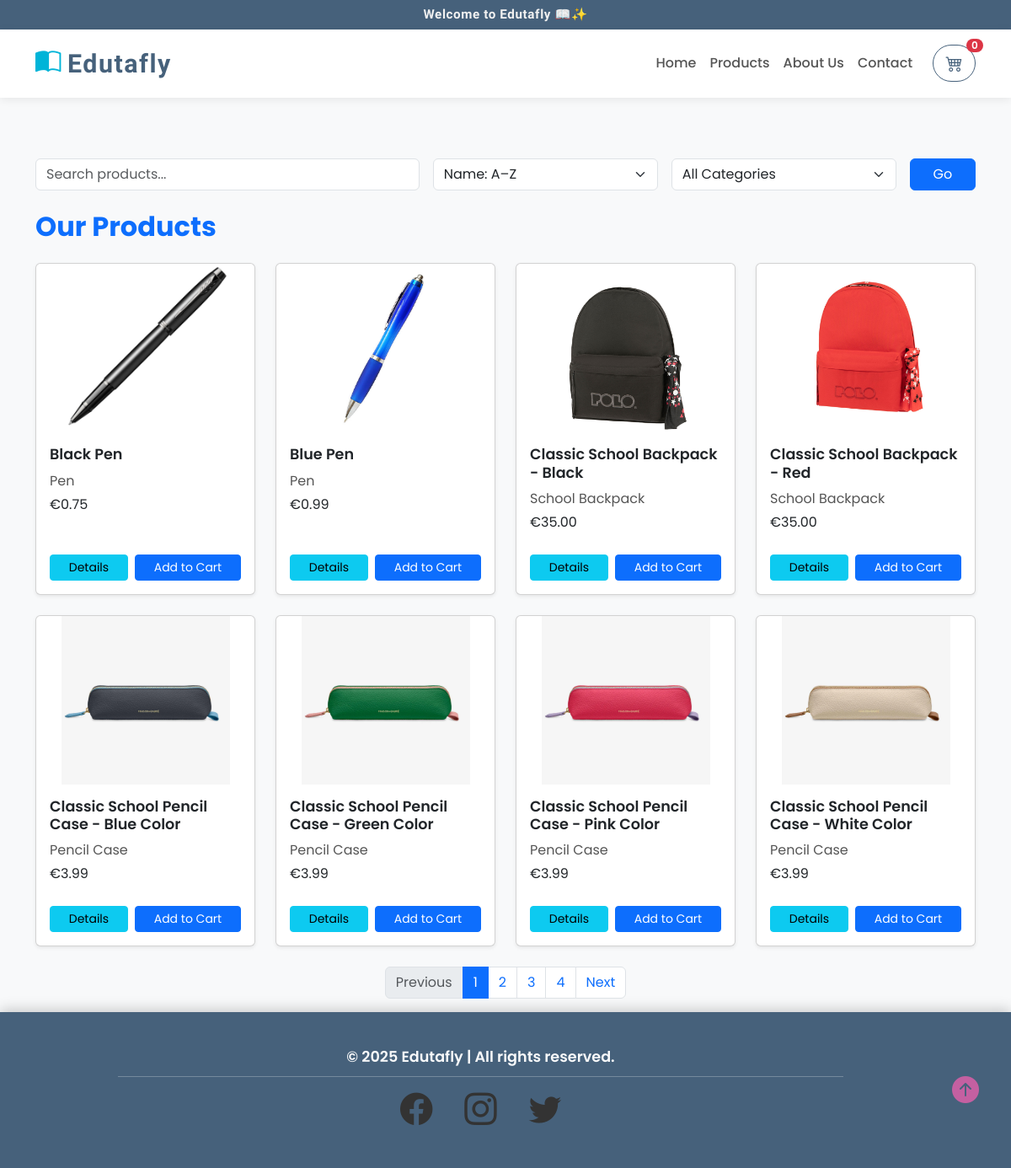
/products.php, run on the app's committed database.
### tables this page shows
CREATE TABLE `products` (
  `id` int(11) NOT NULL,
  `name` varchar(255) NOT NULL,
  `description` text DEFAULT NULL,
  `price` decimal(10,2) NOT NULL,
  `image` varchar(255) DEFAULT NULL,
  `category` varchar(100) DEFAULT NULL
);

### products.php (the view, shortened to what this page needs)
<?php
include 'db.php';
$products_per_page = 8;
$page = isset($_GET['page']) ? (int)$_GET['page'] : 1;
$offset = ($page - 1) * $products_per_page;
$search = isset($_GET['search']) ? $_GET['search'] : '';
$sort = isset($_GET['sort']) ? $_GET['sort'] : 'name_asc';
$category = isset($_GET['category']) ? $_GET['category'] : 'all';
switch ($sort) {
    default:
        $order_by = "ORDER BY name ASC";
        break;
}
$conditions = [];
$params = [];
$types = "";
$where_clause = count($conditions) > 0 ? "WHERE " . implode(" AND ", $conditions) : "";
$sql = "SELECT * FROM products $where_clause $order_by LIMIT ?, ?";
$params[] = $offset;
$params[] = $products_per_page;
$types .= "ii";
$stmt = $conn->prepare($sql);
if (!empty($types)) {
    $stmt->bind_param($types, ...$params);
}
$stmt->execute();
$result = $stmt->get_result();
$sql_total = "SELECT COUNT(*) FROM products $where_clause";
$stmt_total = $conn->prepare($sql_total);
$stmt_total->execute();
$total_result = $stmt_total->get_result();
$total_products = $total_result->fetch_row()[0];
$total_pages = ceil($total_products / $products_per_page);
?>
<!DOCTYPE html>
<html lang="en">
<head>
  <link href="https://cdn.jsdelivr.net/npm/bootstrap@5.3.0/dist/css/bootstrap.min.css" rel="stylesheet" />
  <link rel="stylesheet" href="https://cdn.jsdelivr.net/npm/bootstrap-icons@1.10.5/font/bootstrap-icons.css" />
  <link rel="stylesheet" href="style.css" />
</head>
<body>
<?php include 'header.php'; ?>
<div class="container mt-5 pt-4">
  <form method="get" class="row g-3 align-items-center">
    <div class="col-sm-12 col-md-5">
      <input type="search" name="search" class="form-control" placeholder="Search products..." value="<?php echo htmlspecialchars($search); ?>" />
    </div>
    <div class="col-sm-6 col-md-3">
      <select name="sort" class="form-select">
        <option value="name_asc" <?php if ($sort == 'name_asc') echo 'selected'; ?>>Name: A–Z</option>
      </select>
    </div>
    <div class="col-sm-6 col-md-3">
      <select name="category" class="form-select">
        <option value="all" <?php if ($category == 'all') echo 'selected'; ?>>All Categories</option>
      </select>
    </div>
    <div class="col-sm-12 col-md-1 d-grid">
      <button type="submit" class="btn btn-primary">Go</button>
    </div>
  </form>
  <h2 class="my-4 text-primary fw-bold">Our Products</h2>
  <div class="row products-container">
    <?php while ($row = $result->fetch_assoc()): ?>
      <div class="col-sm-6 col-md-4 col-lg-3 mb-4 product-card">
        <div class="card h-100 shadow-sm">
          <img src="images/<?php echo htmlspecialchars($row['image']); ?>" class="card-img-top" alt="<?php echo htmlspecialchars($row['name']); ?>">
          <div class="card-body d-flex flex-column">
            <h5 class="card-title"><?php echo htmlspecialchars($row['name']); ?></h5>
            <p class="card-text category mb-1"><?php echo htmlspecialchars($row['category']); ?></p>
            <p class="price mb-3">€<?php echo number_format($row['price'], 2); ?></p>
            <div class="mt-auto d-flex gap-2">
              <a href="infoproduct.php?id=<?php echo $row['id']; ?>" class="btn btn-info flex-fill btn-sm">Details</a>
              <button onclick="addToCart(<?php echo $row['id']; ?>, '<?php echo addslashes($row['name']); ?>', <?php echo $row['price']; ?>)" class="btn btn-primary flex-fill btn-sm">Add to Cart</button>
            </div>
          </div>
        </div>
      </div>
    <?php endwhile; ?>
  </div>
  <nav aria-label="Product pagination">
    <ul class="pagination justify-content-center">
      <li class="page-item <?php echo $page == 1 ? 'disabled' : ''; ?>">
        <a class="page-link" href="?page=<?php echo $page - 1; ?>&search=<?php echo urlencode($search); ?>&sort=<?php echo urlencode($sort); ?>&category=<?php echo urlencode($category); ?>">Previous</a>
      </li>
      <?php for ($i = 1; $i <= $total_pages; $i++): ?>
        <li class="page-item <?php echo $i == $page ? 'active' : ''; ?>">
          <a class="page-link" href="?page=<?php echo $i; ?>&search=<?php echo urlencode($search); ?>&sort=<?php echo urlencode($sort); ?>&category=<?php echo urlencode($category); ?>"><?php echo $i; ?></a>
        </li>
      <?php endfor; ?>
      <li class="page-item <?php echo $page == $total_pages ? 'disabled' : ''; ?>">
        <a class="page-link" href="?page=<?php echo $page + 1; ?>&search=<?php echo urlencode($search); ?>&sort=<?php echo urlencode($sort); ?>&category=<?php echo urlencode($category); ?>">Next</a>
      </li>
    </ul>
  </nav>
</div>
<?php include 'footer.php'; ?>
</body>
</html>

### header.php (shortened to what this page needs)
<!DOCTYPE html>
<html lang="en">
<head>
  <link href="https://cdn.jsdelivr.net/npm/bootstrap@5.3.0/dist/css/bootstrap.min.css" rel="stylesheet" />
  <link href="https://cdn.jsdelivr.net/npm/bootstrap-icons@1.10.5/font/bootstrap-icons.css" rel="stylesheet" />
</head>
<body>
<div class="top-header">
  Welcome to Edutafly 📖✨
</div>
<nav class="navbar navbar-expand-lg sticky-top">
  <div class="container">
    <a class="navbar-brand" href="index.php">
      <i class="bi bi-book-half"></i> Edutafly
    </a>
    <div class="collapse navbar-collapse" id="navbarNav">
      <ul class="navbar-nav ms-auto me-3">
        <li class="nav-item"><a class="nav-link" href="index.php">Home</a></li>
        <li class="nav-item"><a class="nav-link" href="products.php">Products</a></li>
        <li class="nav-item"><a class="nav-link" href="about.php">About Us</a></li>
        <li class="nav-item"><a class="nav-link" href="contact.php">Contact</a></li>
      </ul>
      <a href="cart.php" class="btn btn-outline-primary position-relative">
        <i class="bi bi-cart4 fs-5"></i>
        <span id="cart-count" class="position-absolute top-0 start-100 translate-middle badge rounded-pill bg-danger">0</span>
      </a>
    </div>
  </div>
</nav>
</body>
</html>

### footer.php (shortened to what this page needs)
<footer>
  <div class="footer-container">
    <div class="footer-left">
      <p>&copy; 2025 Edutafly | All rights reserved.</p>
      <div class="footer-line"></div>
      <div class="social-icons">
        <a href="#" aria-label="Facebook"><i class="bi bi-facebook"></i></a>
        <a href="#" aria-label="Instagram"><i class="bi bi-instagram"></i></a>
        <a href="#" aria-label="Twitter"><i class="bi bi-twitter"></i></a>
      </div>
    </div>
    <button id="back-to-top" aria-label="Back to top" title="Back to top">
      <i class="bi bi-arrow-up-circle-fill"></i>
    </button>
  </div>
</footer>

### style.css (style rules this page uses)
html, body { margin: 0; padding: 0; height: 100%; font-family: 'Segoe UI', sans-serif; background-color: #f8f9fa; }
body { display: flex; flex-direction: column; min-height: 100vh; }
.container { margin-top: 0; }
footer { background-color: #f1f1f1; padding: 20px 0; text-align: center; margin-top: auto; width: 100%; }
footer .social-icons i { font-size: 1.5em; margin: 0 10px; color: #333; transition: color 0.3s; }
#cart-count { font-weight: bold; }
.card-img-top { width: 100%; height: 200px; object-fit: contain; }
.card-title { font-size: 1.1rem; font-weight: 600; }
.card-text { color: #555; }
.card .btn { margin-top: 10px; }
.btn-outline-primary { border-width: 2px; font-weight: 500; }

### header.php (style rules this page uses)
body { font-family: 'Poppins', sans-serif; background-color: #f8f9fa; margin: 0; padding: 0; }
.top-header { background-color: rgb(70, 97, 123); color: #f1f1f1; font-family: 'Baloo 2', cursive; font-weight: 600; font-size: 0.95rem; padding: 6px 0; text-align: center; letter-spacing: 0.04em; box-shadow: 0 2px 6px rgba(0,0,0,0.1); }
nav.navbar { background-color: #ffffff; box-shadow: 0 2px 10px rgba(0,0,0,0.08); padding: 0.8rem 1rem; }
.navbar-brand { font-family: 'Baloo 2', cursive; font-size: 1.9rem; font-weight: 700; color: rgb(70, 97, 123) !important; letter-spacing: 0.05em; display: flex; align-items: center; gap: 6px; transition: all 0.3s ease; }
.navbar-brand i { font-size: 1.9rem; color: #00b4d8; transition: color 0.3s ease; }
.navbar-nav .nav-link { font-weight: 500; font-size: 1rem; color: #555 !important; transition: all 0.2s ease; }
.btn-outline-primary { border-radius: 30px; padding: 0.375rem 0.9rem; font-weight: 600; color: rgb(70, 97, 123); border-color: rgb(70, 97, 123); transition: background-color 0.3s ease, color 0.3s ease; position: relative; }
#cart-count { position: absolute; top: -5px; right: -10px; font-size: 0.75rem; font-weight: 600; padding: 2px 6px; background-color: #dc3545; color: white; border-radius: 50%; line-height: 1; min-width: 20px; text-align: center; }

### footer.php (style rules this page uses)
footer { background: rgb(70, 97, 123); color: #f8f9fa; font-family: 'Poppins', sans-serif; padding: 40px 2rem; box-shadow: 0 -3px 15px rgba(0, 0, 0, 0.2); }
.footer-container { max-width: 1200px; margin: 0 auto; display: flex; justify-content: space-between; align-items: center; flex-wrap: wrap; gap: 15px; text-align: center; }
.footer-left { flex: 1 1 auto; }
.footer-left p { margin: 0; font-weight: 600; font-size: 1.1rem; }
.footer-left .footer-line { width: 80%; height: 1px; background-color: rgba(255, 255, 255, 0.25); margin: 10px auto; }
.social-icons { display: flex; gap: 18px; justify-content: center; align-items: center; margin-top: 10px; }
.social-icons a { color: #f1f1f1; font-size: 1.6rem; transition: transform 0.3s ease, color 0.3s ease; }
#back-to-top { background: transparent; border: none; cursor: pointer; transition: transform 0.3s ease; font-size: 2rem; color:rgb(196, 96, 161); }

### data on the page
products: image (picture), name "Black Pen", category "Pen", price "0.75"
products: image (picture), name "Blue Pen", category "Pen", price "0.99"
products: image (picture), name "Classic School Backpack - Black", category "School Backpack", price "35.00"
products: image (picture), name "Classic School Backpack - Red", category "School Backpack", price "35.00"
products: image (picture), name "Classic School Pencil Case - Blue Color", category "Pencil Case", price "3.99"
products: image (picture), name "Classic School Pencil Case - Green Color", category "Pencil Case", price "3.99"
products: image (picture), name "Classic School Pencil Case - Pink Color", category "Pencil Case", price "3.99"
products: image (picture), name "Classic School Pencil Case - White Color", category "Pencil Case", price "3.99"
